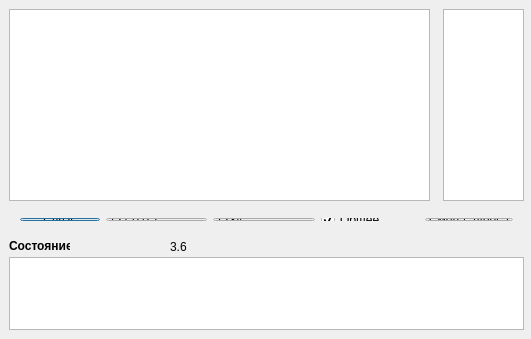
<?xml version="1.0" encoding="UTF-8"?>
<ui version="4.0">
 <class>Dialog</class>
 <widget class="QDialog" name="Dialog">
  <property name="geometry">
   <rect>
    <x>0</x>
    <y>0</y>
    <width>531</width>
    <height>339</height>
   </rect>
  </property>
  <property name="windowTitle">
   <string>Станция</string>
  </property>
  <widget class="QLabel" name="label_3">
   <property name="enabled">
    <bool>true</bool>
   </property>
   <property name="geometry">
    <rect>
     <x>9</x>
     <y>238</y>
     <width>61</width>
     <height>16</height>
    </rect>
   </property>
   <property name="font">
    <font>
     <weight>75</weight>
     <bold>true</bold>
    </font>
   </property>
   <property name="text">
    <string>Состояние</string>
   </property>
  </widget>
  <widget class="QWidget" name="layoutWidget">
   <property name="geometry">
    <rect>
     <x>9</x>
     <y>207</y>
     <width>515</width>
     <height>25</height>
    </rect>
   </property>
   <layout class="QHBoxLayout" name="horizontalLayout">
    <item>
     <widget class="QPushButton" name="pbSend">
      <property name="text">
       <string>Связь</string>
      </property>
     </widget>
    </item>
    <item>
     <widget class="QLineEdit" name="leHost">
      <property name="text">
       <string>127.0.0.1</string>
      </property>
     </widget>
    </item>
    <item>
     <widget class="QLineEdit" name="lePort">
      <property name="text">
       <string>1234</string>
      </property>
     </widget>
    </item>
    <item>
     <widget class="QCheckBox" name="cbToAll">
      <property name="text">
       <string>Общее</string>
      </property>
      <property name="shortcut">
       <string/>
      </property>
      <property name="checked">
       <bool>true</bool>
      </property>
      <property name="tristate">
       <bool>false</bool>
      </property>
     </widget>
    </item>
    <item>
     <spacer name="horizontalSpacer">
      <property name="orientation">
       <enum>Qt::Horizontal</enum>
      </property>
      <property name="sizeHint" stdset="0">
       <size>
        <width>40</width>
        <height>20</height>
       </size>
      </property>
     </spacer>
    </item>
    <item>
     <widget class="QPushButton" name="pbStartStop">
      <property name="text">
       <string>Смена адреса</string>
      </property>
      <property name="checkable">
       <bool>true</bool>
      </property>
      <property name="checked">
       <bool>false</bool>
      </property>
     </widget>
    </item>
   </layout>
  </widget>
  <widget class="QListWidget" name="lwUsers">
   <property name="geometry">
    <rect>
     <x>443</x>
     <y>9</y>
     <width>81</width>
     <height>192</height>
    </rect>
   </property>
   <property name="sizePolicy">
    <sizepolicy hsizetype="Expanding" vsizetype="Expanding">
     <horstretch>0</horstretch>
     <verstretch>0</verstretch>
    </sizepolicy>
   </property>
   <property name="dragDropMode">
    <enum>QAbstractItemView::NoDragDrop</enum>
   </property>
   <property name="selectionMode">
    <enum>QAbstractItemView::MultiSelection</enum>
   </property>
   <property name="sortingEnabled">
    <bool>true</bool>
   </property>
  </widget>
  <widget class="QListWidget" name="lwLog">
   <property name="geometry">
    <rect>
     <x>9</x>
     <y>9</y>
     <width>421</width>
     <height>192</height>
    </rect>
   </property>
   <property name="sizePolicy">
    <sizepolicy hsizetype="Expanding" vsizetype="Expanding">
     <horstretch>0</horstretch>
     <verstretch>0</verstretch>
    </sizepolicy>
   </property>
   <property name="verticalScrollMode">
    <enum>QAbstractItemView::ScrollPerPixel</enum>
   </property>
   <property name="selectionRectVisible">
    <bool>false</bool>
   </property>
  </widget>
  <widget class="QPlainTextEdit" name="pteMessage">
   <property name="geometry">
    <rect>
     <x>9</x>
     <y>257</y>
     <width>515</width>
     <height>73</height>
    </rect>
   </property>
   <property name="cursor" stdset="0">
    <cursorShape>IBeamCursor</cursorShape>
   </property>
   <property name="plainText">
    <string/>
   </property>
  </widget>
  <widget class="QLabel" name="label_4">
   <property name="geometry">
    <rect>
     <x>170</x>
     <y>240</y>
     <width>46</width>
     <height>13</height>
    </rect>
   </property>
   <property name="text">
    <string>3.6</string>
   </property>
  </widget>
  <widget class="QLabel" name="lContrast">
   <property name="geometry">
    <rect>
     <x>220</x>
     <y>240</y>
     <width>46</width>
     <height>13</height>
    </rect>
   </property>
   <property name="text">
    <string/>
   </property>
  </widget>
 </widget>
 <layoutdefault spacing="6" margin="11"/>
 <resources/>
 <connections/>
</ui>
